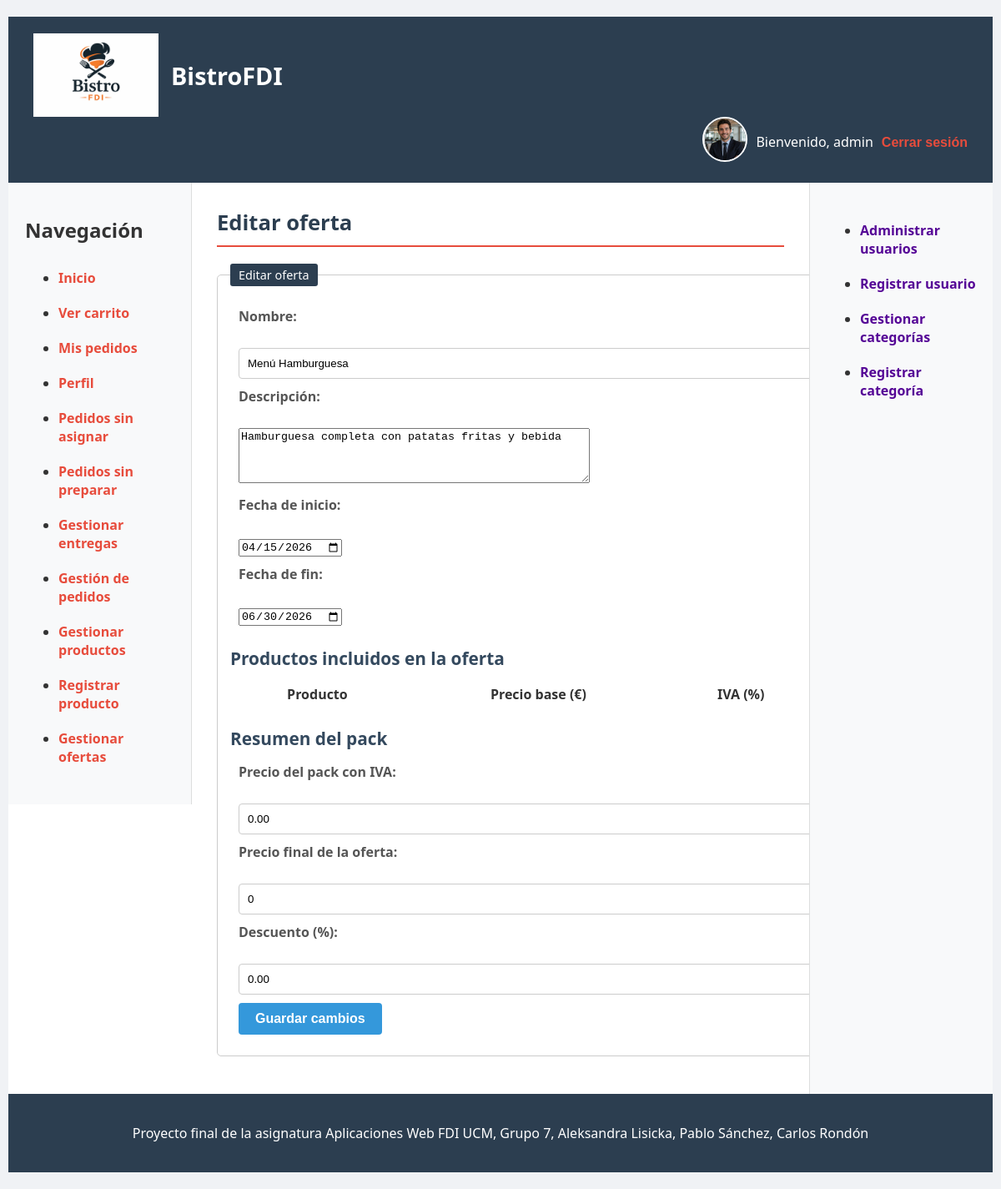
/ofertas/editarOferta.php?id=2 (signed in), run on the app's committed database.
### tables this page shows
CREATE TABLE `ofertas` (
  `id`          INT(11)       NOT NULL AUTO_INCREMENT,
  `nombre`      VARCHAR(100)  NOT NULL,
  `descripcion` TEXT,
  `fechaInicio` DATE          NOT NULL,
  `fechaFin`    DATE          NOT NULL,
  `descuento`   DECIMAL(5,2)  NOT NULL,
  `activa`      TINYINT(1)    NOT NULL DEFAULT 1,
  `activo`      TINYINT(1)    NOT NULL DEFAULT 1,
  PRIMARY KEY (`id`)
);

### includes/clases/ofertas/Oferta.php (called while the page is built, shortened)
<?php
class Oferta {
    private $idOferta;
    private $nombre;
    private $descripcion;
    private $fechaInicio;
    private $fechaFin;
    private $descuento;
    public function __construct($idOferta, $nombre, $descripcion, $fechaInicio, $fechaFin, $descuento, $activa = 1) {
        $this->idOferta = $idOferta;
        $this->nombre = $nombre;
        $this->descripcion = $descripcion;
        $this->fechaInicio = $fechaInicio;
        $this->fechaFin = $fechaFin;
        $this->descuento = $descuento;
    }
    public function getNombre() {
        return $this->nombre;
    }
    public function getDescripcion() {
        return $this->descripcion;
    }
    public function getFechaInicio() {
        return $this->fechaInicio;
    }
    public function getFechaFin() {
        return $this->fechaFin;
    }
    public static function buscaOferta($idOferta) {
        $conn = Aplicacion::getInstance()->getConexionBd();
        $query = sprintf(
            "SELECT * FROM ofertas WHERE id = %d AND activo = 1",
            (int)$idOferta
        );
        $rs = $conn->query($query);
        if ($rs && $rs->num_rows > 0) {
            $fila = $rs->fetch_assoc();
            $oferta = new Oferta(
                $fila['id'],
                $fila['nombre'],
                $fila['descripcion'],
                $fila['fechaInicio'],
                $fila['fechaFin'],
                $fila['descuento'],
                $fila['activa']
            );
            return $oferta;
        }
        return null;
    }
    public static function productosOferta($idOferta) {
        $conn = Aplicacion::getInstance()->getConexionBd();
        $query = sprintf(
            "SELECT op.producto_id, op.cantidad, p.nombreProd, p.precio, p.iva
             FROM oferta_productos op
             JOIN productos p ON p.id = op.producto_id
             WHERE op.oferta_id = %d
             ORDER BY p.nombreProd ASC",
            (int)$idOferta
        );
        $rs = $conn->query($query);
        $productos = [];
        return $productos;
    }
    public function precioPackConIva() {
        $productos = self::productosOferta($this->idOferta);
        $total = 0;
        return round($total, 2);
    }
    public function ahorroOferta() {
        $precioBase = $this->precioPackConIva();
        $descuento = (float)$this->descuento;
        return round($precioBase * ($descuento / 100), 2);
    }
    public function precioFinalOferta() {
        return round($this->precioPackConIva() - $this->ahorroOferta(), 2);
    }
}

### includes/clases/ofertas/FormularioEditarOferta.php (the view, shortened to what this page needs)
<?php
class FormularioEditarOferta extends Formulario
{
    private $idOferta;
    private $oferta;
    public function __construct($idOferta)
    {
        $this->idOferta = (int)$idOferta;
        $this->oferta = Oferta::buscaOferta($this->idOferta);
    }
    protected function generaCamposFormulario(&$datos)
    {
        $nombre = htmlspecialchars($datos['nombre'] ?? $this->oferta->getNombre());
        $descripcion = htmlspecialchars($datos['descripcion'] ?? $this->oferta->getDescripcion());
        $fechaInicio = htmlspecialchars($datos['fechaInicio'] ?? $this->oferta->getFechaInicio());
        $fechaFin = htmlspecialchars($datos['fechaFin'] ?? $this->oferta->getFechaFin());
        $descuento = htmlspecialchars($datos['descuento'] ?? $this->oferta->getDescuento());
        $precioFinal = htmlspecialchars($datos['precioFinal'] ?? $this->oferta->precioFinalOferta());
        $urlOferta = Aplicacion::getInstance()->resuelve('/comprobarOferta.php');
        $urlOfertaJs = json_encode($urlOferta);
        $ofertaIdJs = json_encode($this->idOferta);
        $filasProductos = '';
        return <<<EOS
        <fieldset>
            <legend>Editar oferta</legend>
            <div>
                <label for="nombre">Nombre:</label><br>
                <input type="text" name="nombre" id="nombre" value="{$nombre}" required>
            </div>
            <div>
                <label for="descripcion">Descripción:</label><br>
                <textarea name="descripcion" id="descripcion" rows="4" cols="50">{$descripcion}</textarea>
            </div>
            <div>
                <label for="fechaInicio">Fecha de inicio:</label><br>
                <input type="date" name="fechaInicio" id="fechaInicio" value="{$fechaInicio}" required>
            </div>
            <div>
                <label for="fechaFin">Fecha de fin:</label><br>
                <input type="date" name="fechaFin" id="fechaFin" value="{$fechaFin}" required>
            </div>
            <h3>Productos incluidos en la oferta</h3>
            <table class="tabla-ofertas">
                <thead>
                    <tr>
                        <th>Producto</th>
                        <th>Precio base (€)</th>
                        <th>IVA (%)</th>
                    </tr>
                </thead>
                    $filasProductos
            </table>
            <h3>Resumen del pack</h3>
            <div>
                <label for="precioPack">Precio del pack con IVA:</label><br>
                <input type="number" step="0.01" id="precioPack" name="precioPack" value="0.00" readonly>
            </div>
            <div>
                <label for="precioFinal">Precio final de la oferta:</label><br>
                <input type="number" step="0.01" min="0" name="precioFinal" id="precioFinal" value="{$precioFinal}">
            </div>
            <div>
                <label for="descuento">Descuento (%):</label><br>
                <input type="number" step="0.01" min="0" name="descuento" id="descuento" value="{$descuento}" readonly>
            </div>
            <div>
                <button type="submit">Guardar cambios</button>
            </div>
        </fieldset>
            window.urlOferta = {$urlOfertaJs};
            window.ofertaId = {$ofertaIdJs};
EOS;
    }
}

### css/estilo.css (style rules this page uses)
body { background-color: #f0f2f5; font-family: Segoe UI, Roboto, Helvetica, Arial, sans-serif; margin: 0; padding: 20px 10px; color: #333; }
main h3 { color: #34495e; margin-top: 25px; margin-bottom: 15px; font-size: 1.3em; }
fieldset { border: 1px solid #ccc; border-radius: 5px; margin: 15px 0; padding: 15px; }
legend { color: #fff; background: #2c3e50; border-radius: 3px; padding: 4px 10px; font-size: 0.9em; }
fieldset div { margin: 10px; }
label { display: block; margin-bottom: 5px; font-weight: bold; color: #555; }
input[type="text"], input[type="password"], input[type="email"], input[type="number"], select { width: 100%; padding: 10px; border: 1px solid #ccc; border-radius: 4px; box-sizing: border-box; }
button, a.boton { border: none; border-radius: 4px; font-size: 1em; font-weight: bold; padding: 10px 20px; cursor: pointer; background-color: #3498db; color: white; text-align: center; text-decoration: none; display: inline-block; transition: background-color 0.3s; }
.tabla-ofertas { min-width: 900px; }

### data on the page
ofertas: nombre "Menú Hamburguesa", descripcion "Hamburguesa completa con patatas fritas y bebida", fechaInicio "04/15/2026", fechaFin "06/30/2026"

### other printed values
$params['cabecera'] "BistroFDI"
$nombreUsuario "admin"
